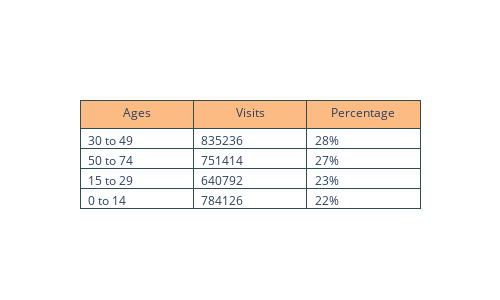

Source (notebook cell):
### Code cell
#Semi urgent
import plotly.graph_objects as go

fig = go.Figure(data=[go.Table(
    header=dict(values=['Ages', 'Visits', 'Percentage'],
                line_color='darkslategray',
                fill_color='rgb(253,187,132)',
                align='center'),
    cells=dict(values=[["30 to 49", "50 to 74", "15 to 29", "0 to 14"], # 1st column
                       [835236, 751414, 640792, 784126],# 2nd column
                      ['28%', '27%', '23%', '22%']], # 3rd column
               line_color='darkslategray',
               fill_color='rgba(0,0,0,0)',
               align='left'))
])

fig.update_layout(width=500, height=300)
fig.show()
#'rgb(249,123,87)'

### Figure 1 — Plotly figure (JSON) as saved in the notebook; plotly's stock layout.template omitted (floating-point values rounded to 4 significant figures)
{"data": [{"cells": {"align": "left", "fill": {"color": "rgba(0,0,0,0)"}, "line": {"color": "darkslategray"}, "values": [["30 to 49", "50 to 74", "15 to 29", "0 to 14"], [835236, 751414, 640792, 784126], ["28%", "27%", "23%", "22%"]]}, "header": {"align": "center", "fill": {"color": "rgb(253,187,132)"}, "line": {"color": "darkslategray"}, "values": ["Ages", "Visits", "Percentage"]}, "type": "table"}], "layout": {"height": 300, "width": 500}}
